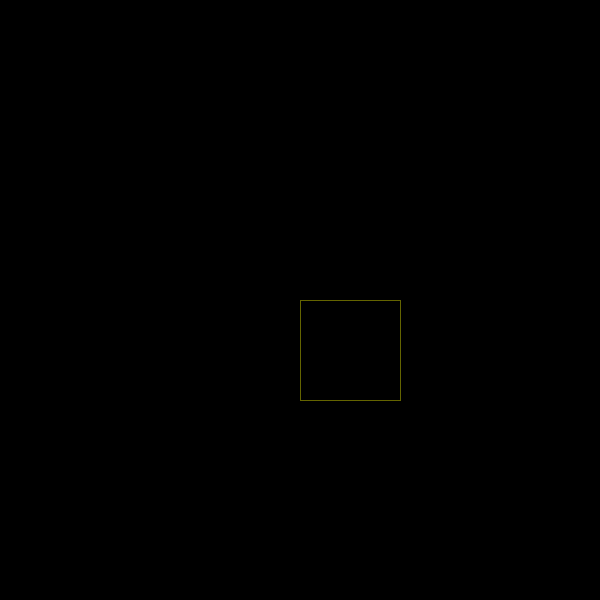
Frame 1 (no input)
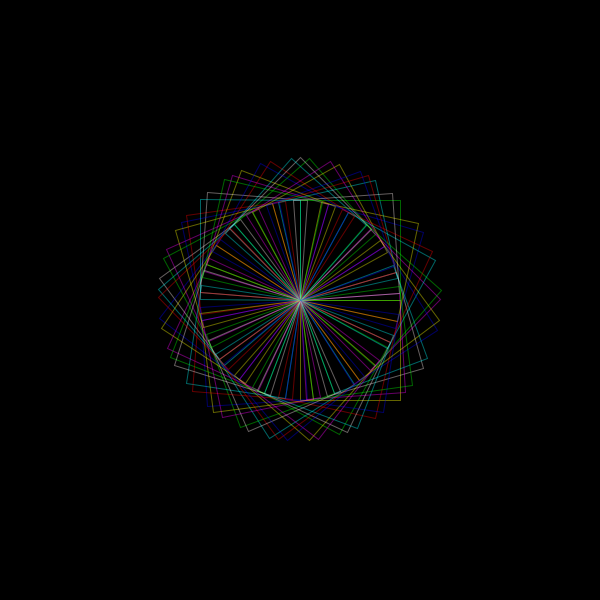
Frame 60 (the mouse pressed at the canvas centre just before this capture)
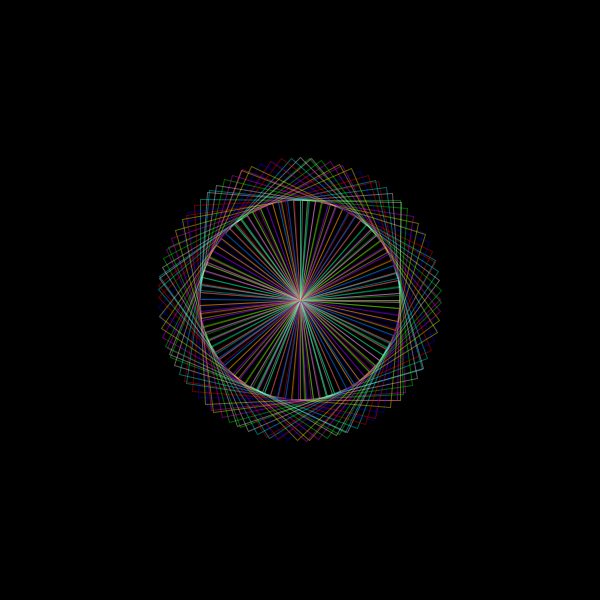
Frame 120 (the mouse held since frame 60 and released just before this capture)

The Processing sketch that drew these frames (run headless with seeded random() and noise(); from frame 60 on, the mouse is pressed at the canvas centre):

// Processing sketch: study
// ── study.pde
void setup() {
  size(600, 600);
  background(0);
}

float angle = 0;
int[] colors = new int[]{
  #ff0000,
  #ffff00,
  #00ff00,
  #00ffff,
  #0000ff,
  #ff00ff,
  #fff0f0,
  };

void draw() {
  translate(width/2, height/2);
  rotate(angle);
  noFill();
  stroke(colors[frameCount%colors.length], 100);
  rect(0, 0, 100, 100);
  angle += 0.5;
}
